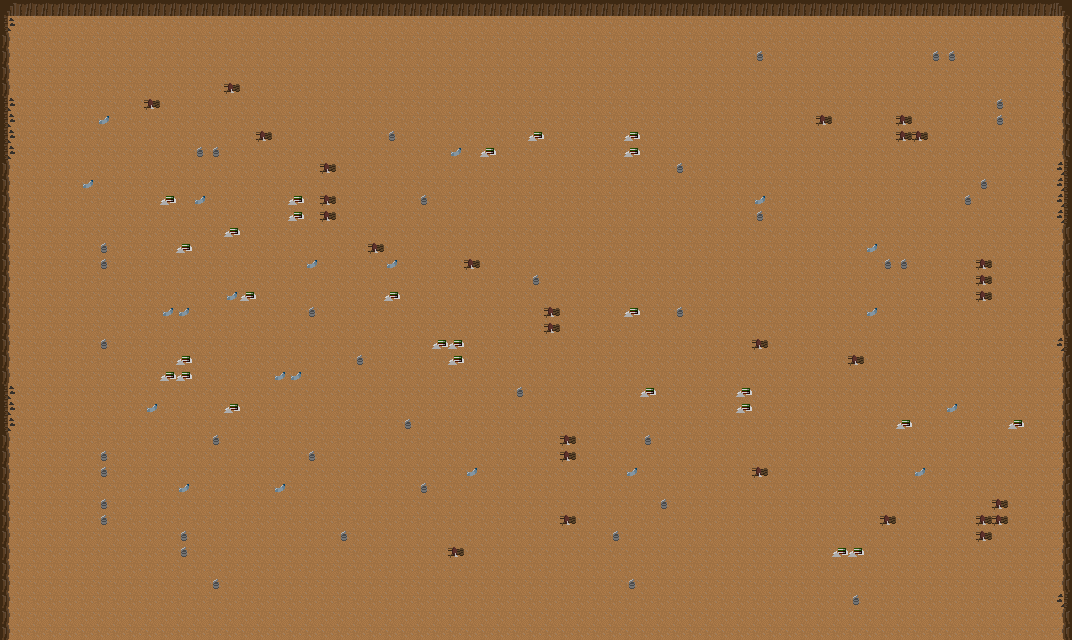

Rendered tile map (Tiled .tmx) drawn with the repository's tilesets; below, a short description and the map source with its tile grids summarised:
An orthogonal 67x40 tile map with 16x16 px tiles, 2 tile layers (bg, objects) and 116 objects (40x trashedCan, 29x brokenChair, 26x trashedBook, 21x trashedBottle).

<map version="1.2" tiledversion="1.2.4" orientation="orthogonal" renderorder="right-down" width="67" height="40" tilewidth="16" tileheight="16" infinite="0" nextlayerid="4" nextobjectid="137">
 <tileset firstgid="1" source="tilemap_wasteland.tsx" />
 <layer id="1" name="bg" width="67" height="40">
  <data>[2680 cells, 2680 non-empty, 5 distinct tile ids]</data>
 </layer>
 <layer id="2" name="objects" width="67" height="40">
  <data>[2680 cells, 116 non-empty, 4 distinct tile ids]</data>
 </layer>
 <objectgroup id="3" name="collisionboxes">
  <object id="1" name="brokenChair" x="224" y="80" width="16" height="16" />
  <object id="2" name="brokenChair" x="144" y="96" width="16" height="16" />
  <object id="3" name="brokenChair" x="320" y="160" width="16" height="16" />
  <object id="4" name="brokenChair" x="256" y="128" width="16" height="16" />
  <object id="5" name="brokenChair" x="320" y="192" width="16" height="16" />
  <object id="6" name="brokenChair" x="320" y="208" width="16" height="16" />
  <object id="9" name="brokenChair" x="464" y="256" width="16" height="16" />
  <object id="10" name="brokenChair" x="544" y="304" width="16" height="16" />
  <object id="11" name="brokenChair" x="544" y="320" width="16" height="16" />
  <object id="12" name="brokenChair" x="560" y="432" width="16" height="16" />
  <object id="13" name="brokenChair" x="560" y="448" width="16" height="16" />
  <object id="14" name="brokenChair" x="560" y="512" width="16" height="16" />
  <object id="15" name="brokenChair" x="752" y="464" width="16" height="16" />
  <object id="16" name="brokenChair" x="752" y="336" width="16" height="16" />
  <object id="17" name="brokenChair" x="816" y="112" width="16" height="16" />
  <object id="18" name="brokenChair" x="848" y="352" width="16" height="16" />
  <object id="23" name="brokenChair" x="368" y="240" width="16" height="16" />
  <object id="24" name="brokenChair" x="448" y="544" width="16" height="16" />
  <object id="25" name="brokenChair" x="992" y="496" width="16" height="16" />
  <object id="26" name="brokenChair" x="992" y="512" width="16" height="16" />
  <object id="28" name="brokenChair" x="976" y="512" width="16" height="16" />
  <object id="29" name="brokenChair" x="976" y="528" width="16" height="16" />
  <object id="30" name="brokenChair" x="880" y="512" width="16" height="16" />
  <object id="31" name="brokenChair" x="976" y="256" width="16" height="16" />
  <object id="32" name="brokenChair" x="976" y="272" width="16" height="16" />
  <object id="33" name="brokenChair" x="976" y="288" width="16" height="16" />
  <object id="34" name="brokenChair" x="896" y="112" width="16" height="16" />
  <object id="35" name="brokenChair" x="896" y="128" width="16" height="16" />
  <object id="37" name="brokenChair" x="912" y="128" width="16" height="16" />
  <object id="38" name="trashedBottle" x="752" y="192" width="16" height="16" />
  <object id="39" name="trashedBottle" x="864" y="240" width="16" height="16" />
  <object id="40" name="trashedBottle" x="864" y="304" width="16" height="16" />
  <object id="41" name="trashedBottle" x="944" y="400" width="16" height="16" />
  <object id="42" name="trashedBottle" x="912" y="464" width="16" height="16" />
  <object id="43" name="trashedBottle" x="96" y="112" width="16" height="16" />
  <object id="44" name="trashedBottle" x="80" y="176" width="16" height="16" />
  <object id="45" name="trashedBottle" x="192" y="192" width="16" height="16" />
  <object id="46" name="trashedBottle" x="224" y="288" width="16" height="16" />
  <object id="48" name="trashedBottle" x="176" y="304" width="16" height="16" />
  <object id="49" name="trashedBottle" x="160" y="304" width="16" height="16" />
  <object id="50" name="trashedBottle" x="272" y="368" width="16" height="16" />
  <object id="51" name="trashedBottle" x="288" y="368" width="16" height="16" />
  <object id="52" name="trashedBottle" x="144" y="400" width="16" height="16" />
  <object id="53" name="trashedBottle" x="176" y="480" width="16" height="16" />
  <object id="54" name="trashedBottle" x="272" y="480" width="16" height="16" />
  <object id="55" name="trashedBottle" x="464" y="464" width="16" height="16" />
  <object id="56" name="trashedBottle" x="624" y="464" width="16" height="16" />
  <object id="57" name="trashedBottle" x="448" y="144" width="16" height="16" />
  <object id="58" name="trashedBottle" x="304" y="256" width="16" height="16" />
  <object id="59" name="trashedBottle" x="384" y="256" width="16" height="16" />
  <object id="62" name="trashedBook" x="896" y="416" width="16" height="16" />
  <object id="63" name="trashedBook" x="1008" y="416" width="16" height="16" />
  <object id="65" name="trashedBook" type="trashedBook" x="848" y="544" width="16" height="16" />
  <object id="66" name="trashedBook" x="832" y="544" width="16" height="16" />
  <object id="67" name="trashedBook" x="624" y="128" width="16" height="16" />
  <object id="68" name="trashedBook" x="624" y="144" width="16" height="16" />
  <object id="70" name="trashedBook" x="624" y="304" width="16" height="16" />
  <object id="71" name="trashedBook" x="640" y="384" width="16" height="16" />
  <object id="72" name="trashedBook" x="736" y="384" width="16" height="16" />
  <object id="73" name="trashedBook" x="736" y="400" width="16" height="16" />
  <object id="74" name="trashedBook" x="480" y="144" width="16" height="16" />
  <object id="75" name="trashedBook" x="528" y="128" width="16" height="16" />
  <object id="76" name="trashedBook" x="384" y="288" width="16" height="16" />
  <object id="77" name="trashedBook" x="432" y="336" width="16" height="16" />
  <object id="78" name="trashedBook" x="448" y="336" width="16" height="16" />
  <object id="79" name="trashedBook" x="448" y="352" width="16" height="16" />
  <object id="80" name="trashedBook" x="176" y="352" width="16" height="16" />
  <object id="81" name="trashedBook" x="176" y="368" width="16" height="16" />
  <object id="82" name="trashedBook" x="160" y="368" width="16" height="16" />
  <object id="83" name="trashedBook" x="224" y="400" width="16" height="16" />
  <object id="84" name="trashedBook" x="288" y="192" width="16" height="16" />
  <object id="85" name="trashedBook" x="288" y="208" width="16" height="16" />
  <object id="86" name="trashedBook" x="224" y="224" width="16" height="16" />
  <object id="87" name="trashedBook" x="176" y="240" width="16" height="16" />
  <object id="88" name="trashedBook" x="240" y="288" width="16" height="16" />
  <object id="89" name="trashedBook" x="160" y="192" width="16" height="16" />
  <object id="90" name="trashedCan" x="192" y="144" width="16" height="16" />
  <object id="91" name="trashedCan" x="208" y="144" width="16" height="16" />
  <object id="92" name="trashedCan" x="96" y="240" width="16" height="16" />
  <object id="93" name="trashedCan" x="96" y="256" width="16" height="16" />
  <object id="94" name="trashedCan" x="96" y="336" width="16" height="16" />
  <object id="95" name="trashedCan" x="96" y="448" width="16" height="16" />
  <object id="96" name="trashedCan" x="96" y="464" width="16" height="16" />
  <object id="99" name="trashedCan" x="208" y="432" width="16" height="16" />
  <object id="100" name="trashedCan" x="304" y="448" width="16" height="16" />
  <object id="101" name="trashedCan" x="352" y="352" width="16" height="16" />
  <object id="102" name="trashedCan" x="304" y="304" width="16" height="16" />
  <object id="103" name="trashedCan" x="176" y="528" width="16" height="16" />
  <object id="105" name="trashedCan" x="176" y="544" width="16" height="16" />
  <object id="106" name="trashedCan" x="208" y="576" width="16" height="16" />
  <object id="108" name="trashedCan" x="336" y="528" width="16" height="16" />
  <object id="109" name="trashedCan" x="400" y="416" width="16" height="16" />
  </objectgroup>
</map>
<!-- 24 of 116 objects omitted -->